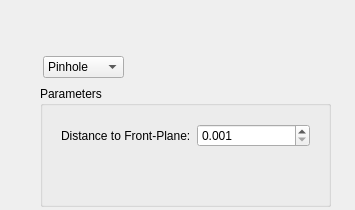
<?xml version="1.0" encoding="UTF-8"?>
<ui version="4.0">
 <class>CameraWidget</class>
 <widget class="QWidget" name="CameraWidget">
  <property name="geometry">
   <rect>
    <x>0</x>
    <y>0</y>
    <width>355</width>
    <height>210</height>
   </rect>
  </property>
  <property name="windowTitle">
   <string>Form</string>
  </property>
  <layout class="QVBoxLayout" name="verticalLayout" stretch="0,1">
   <property name="margin">
    <number>0</number>
   </property>
   <item>
    <widget class="picogen::qt4::StashFrame" name="stashFrame">
     <property name="frameShape">
      <enum>QFrame::StyledPanel</enum>
     </property>
     <property name="frameShadow">
      <enum>QFrame::Raised</enum>
     </property>
    </widget>
   </item>
   <item>
    <widget class="QFrame" name="frame_2">
     <widget class="QComboBox" name="cameraKind">
      <property name="geometry">
       <rect>
        <x>43</x>
        <y>50</y>
        <width>81</width>
        <height>22</height>
       </rect>
      </property>
      <item>
       <property name="text">
        <string comment="pinhole">Pinhole</string>
       </property>
      </item>
      <item>
       <property name="text">
        <string comment="cylindrical">Cylindrical</string>
       </property>
      </item>
      <item>
       <property name="text">
        <string comment="cubemapface">Cubemap-Face</string>
       </property>
      </item>
     </widget>
     <widget class="QGroupBox" name="groupBox">
      <property name="geometry">
       <rect>
        <x>40</x>
        <y>80</y>
        <width>291</width>
        <height>121</height>
       </rect>
      </property>
      <property name="title">
       <string>Parameters</string>
      </property>
      <layout class="QVBoxLayout" name="verticalLayout_2">
       <item>
        <widget class="QStackedWidget" name="stackedWidget">
         <property name="currentIndex">
          <number>0</number>
         </property>
         <widget class="QWidget" name="pinholeWidget">
          <layout class="QFormLayout" name="formLayout">
           <item row="0" column="0">
            <widget class="QLabel" name="label">
             <property name="text">
              <string>Distance to Front-Plane:</string>
             </property>
            </widget>
           </item>
           <item row="0" column="1">
            <widget class="QDoubleSpinBox" name="pinholeFrontPlaneDistance">
             <property name="decimals">
              <number>3</number>
             </property>
             <property name="minimum">
              <double>0.001000000000000</double>
             </property>
             <property name="maximum">
              <double>99999999.000000000000000</double>
             </property>
             <property name="singleStep">
              <double>0.100000000000000</double>
             </property>
            </widget>
           </item>
          </layout>
         </widget>
         <widget class="QWidget" name="cylindricalWidget">
          <layout class="QFormLayout" name="formLayout_2">
           <item row="0" column="0">
            <widget class="QLabel" name="label_2">
             <property name="text">
              <string>Distance to Front-Plane:</string>
             </property>
            </widget>
           </item>
           <item row="0" column="1">
            <widget class="QDoubleSpinBox" name="cylindricalFrontPlaneDistance">
             <property name="decimals">
              <number>3</number>
             </property>
             <property name="minimum">
              <double>0.001000000000000</double>
             </property>
             <property name="maximum">
              <double>99999999.000000000000000</double>
             </property>
             <property name="singleStep">
              <double>0.100000000000000</double>
             </property>
            </widget>
           </item>
          </layout>
         </widget>
         <widget class="QWidget" name="cubemapFaceWidget">
          <layout class="QFormLayout" name="formLayout_3">
           <item row="0" column="0">
            <widget class="QLabel" name="label_3">
             <property name="text">
              <string>Face:</string>
             </property>
            </widget>
           </item>
           <item row="0" column="1">
            <widget class="QComboBox" name="cubemapFace">
             <item>
              <property name="text">
               <string>Forward</string>
              </property>
             </item>
             <item>
              <property name="text">
               <string>Backward</string>
              </property>
             </item>
             <item>
              <property name="text">
               <string>Left</string>
              </property>
             </item>
             <item>
              <property name="text">
               <string>Right</string>
              </property>
             </item>
             <item>
              <property name="text">
               <string>Down</string>
              </property>
             </item>
             <item>
              <property name="text">
               <string>Up</string>
              </property>
             </item>
            </widget>
           </item>
          </layout>
         </widget>
        </widget>
       </item>
      </layout>
     </widget>
    </widget>
   </item>
  </layout>
 </widget>
 <customwidgets>
  <customwidget>
   <class>picogen::qt4::StashFrame</class>
   <extends>QFrame</extends>
   <header>stashframe.h</header>
   <container>1</container>
  </customwidget>
 </customwidgets>
 <resources/>
 <connections/>
</ui>
